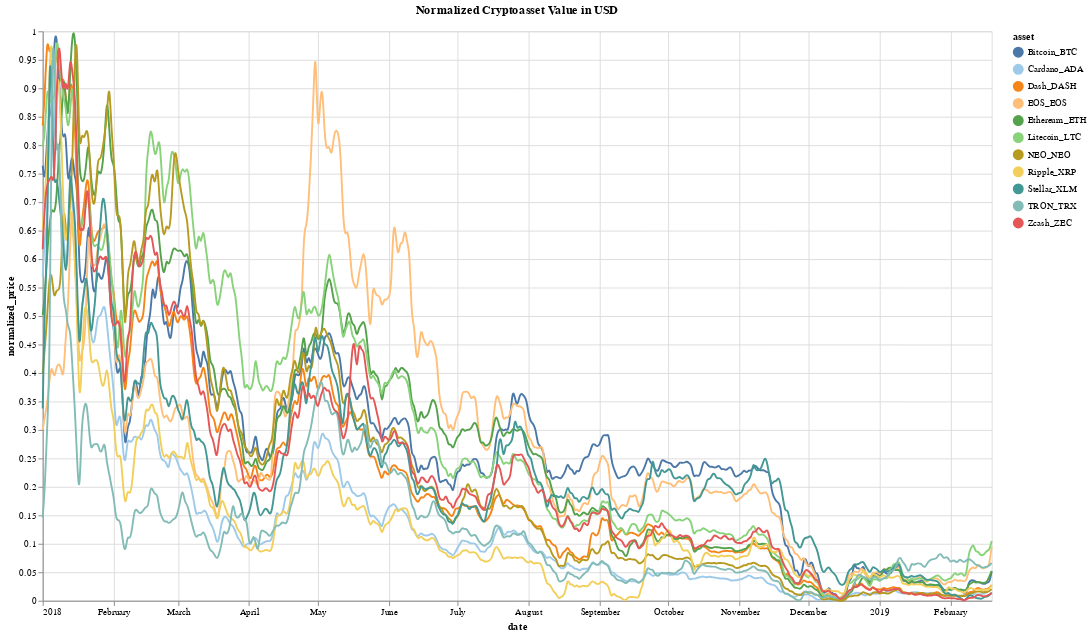

Source (notebook cell):
### Code cell
# dictionary of chart parameters
chart_params = {
    'df': market_data_closing_price_normalized_visual,
    'x': 'date',
    'y': 'normalized_price',
    'y_format_type': '',
    'y_scale_zero_bool': False,
    'chart_title': 'Normalized Cryptoasset Value in USD',
    'color_scheme': 'tableau20',
    'width': 1000,
    'height': 600
}
# generate chart
interactive_line_chart(chart_params)

### Figure 1 — Vega-Lite specification as saved in the notebook (floating-point values rounded to 4 significant figures; data arrays with more than 128 entries replaced by an {"elided": "..."} marker saying what was removed)
{"$schema": "https://vega.github.io/schema/vega-lite/v2.6.0.json", "config": {"view": {"height": 300, "width": 400}}, "data": {"name": "data-751a8f41952bc09981f21b21937feaec"}, "datasets": {"data-751a8f41952bc09981f21b21937feaec": {"elided": "4565 records"}}, "height": 600, "layer": [{"encoding": {"color": {"field": "asset", "scale": {"scheme": "tableau20"}, "type": "nominal"}, "x": {"field": "date", "type": "temporal"}, "y": {"axis": {"format": ""}, "field": "normalized_price", "scale": {"zero": false}, "type": "quantitative"}}, "mark": {"interpolate": "basis", "type": "line"}}, {"encoding": {"opacity": {"value": 0}, "x": {"field": "date", "type": "temporal"}}, "mark": "point", "selection": {"selector005": {"empty": "none", "fields": ["date"], "nearest": true, "on": "mouseover", "resolve": "global", "type": "single"}}}, {"encoding": {"color": {"field": "asset", "scale": {"scheme": "tableau20"}, "type": "nominal"}, "opacity": {"condition": {"selection": "selector005", "value": 1}, "value": 0}, "x": {"field": "date", "type": "temporal"}, "y": {"axis": {"format": ""}, "field": "normalized_price", "scale": {"zero": false}, "type": "quantitative"}}, "mark": "point"}, {"encoding": {"x": {"field": "date", "type": "temporal"}}, "mark": {"color": "gray", "type": "rule"}, "title": "Normalized Cryptoasset Value in USD", "transform": [{"filter": {"selection": "selector005"}}]}, {"encoding": {"color": {"field": "asset", "scale": {"scheme": "tableau20"}, "type": "nominal"}, "text": {"condition": {"field": "normalized_price", "selection": "selector005", "type": "quantitative"}, "value": " "}, "x": {"field": "date", "type": "temporal"}, "y": {"axis": {"format": ""}, "field": "normalized_price", "scale": {"zero": false}, "type": "quantitative"}}, "mark": {"align": "left", "dx": 5, "dy": -5, "type": "text"}}], "width": 1000}
